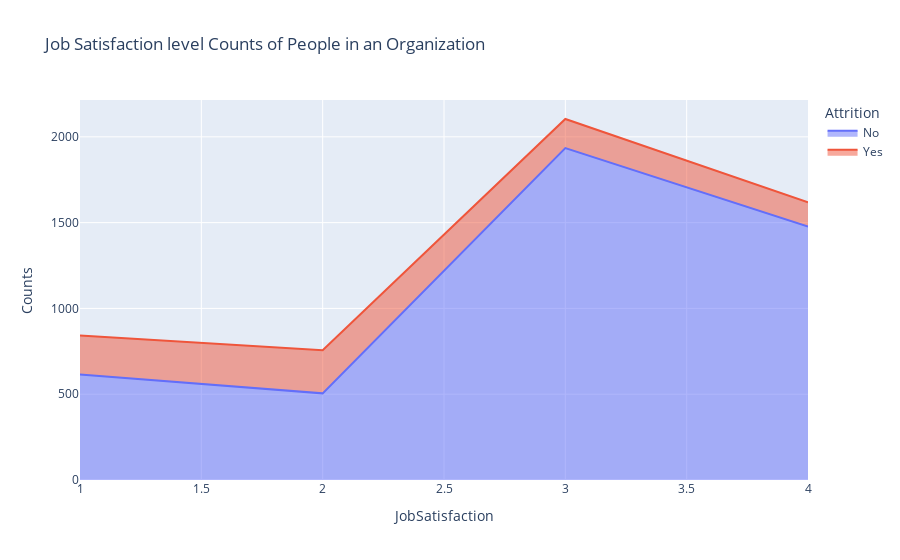

Here is the notebook cell this chart was saved with:
### Markdown cell above
##### How does self Job Satisfaction impact the Attrition?

### Code cell
jsats_att=combined_dataset.groupby(['JobSatisfaction','Attrition']).apply(lambda x:x['DailyRate'].count()).reset_index(name='Counts')
px.area(jsats_att,x='JobSatisfaction',y='Counts',color='Attrition',title='Job Satisfaction level Counts of People in an Organization')

### Figure 1 — Plotly figure (JSON) as saved in the notebook; plotly's stock layout.template omitted (floating-point values rounded to 4 significant figures)
{"data": [{"fillpattern": {"shape": ""}, "hovertemplate": "Attrition=No<br>JobSatisfaction=%{x}<br>Counts=%{y}<extra></extra>", "legendgroup": "No", "line": {"color": "#636efa"}, "marker": {"symbol": "circle"}, "mode": "lines", "name": "No", "orientation": "v", "showlegend": true, "stackgroup": "1", "type": "scatter", "x": [1, 2, 3, 4], "xaxis": "x", "y": [615, 505, 1934, 1477], "yaxis": "y"}, {"fillpattern": {"shape": ""}, "hovertemplate": "Attrition=Yes<br>JobSatisfaction=%{x}<br>Counts=%{y}<extra></extra>", "legendgroup": "Yes", "line": {"color": "#EF553B"}, "marker": {"symbol": "circle"}, "mode": "lines", "name": "Yes", "orientation": "v", "showlegend": true, "stackgroup": "1", "type": "scatter", "x": [1, 2, 3, 4], "xaxis": "x", "y": [227, 251, 170, 142], "yaxis": "y"}], "layout": {"legend": {"title": {"text": "Attrition"}, "tracegroupgap": 0}, "title": {"text": "Job Satisfaction level Counts of People in an Organization"}, "xaxis": {"anchor": "y", "domain": [0, 1], "title": {"text": "JobSatisfaction"}}, "yaxis": {"anchor": "x", "domain": [0, 1], "title": {"text": "Counts"}}}}
